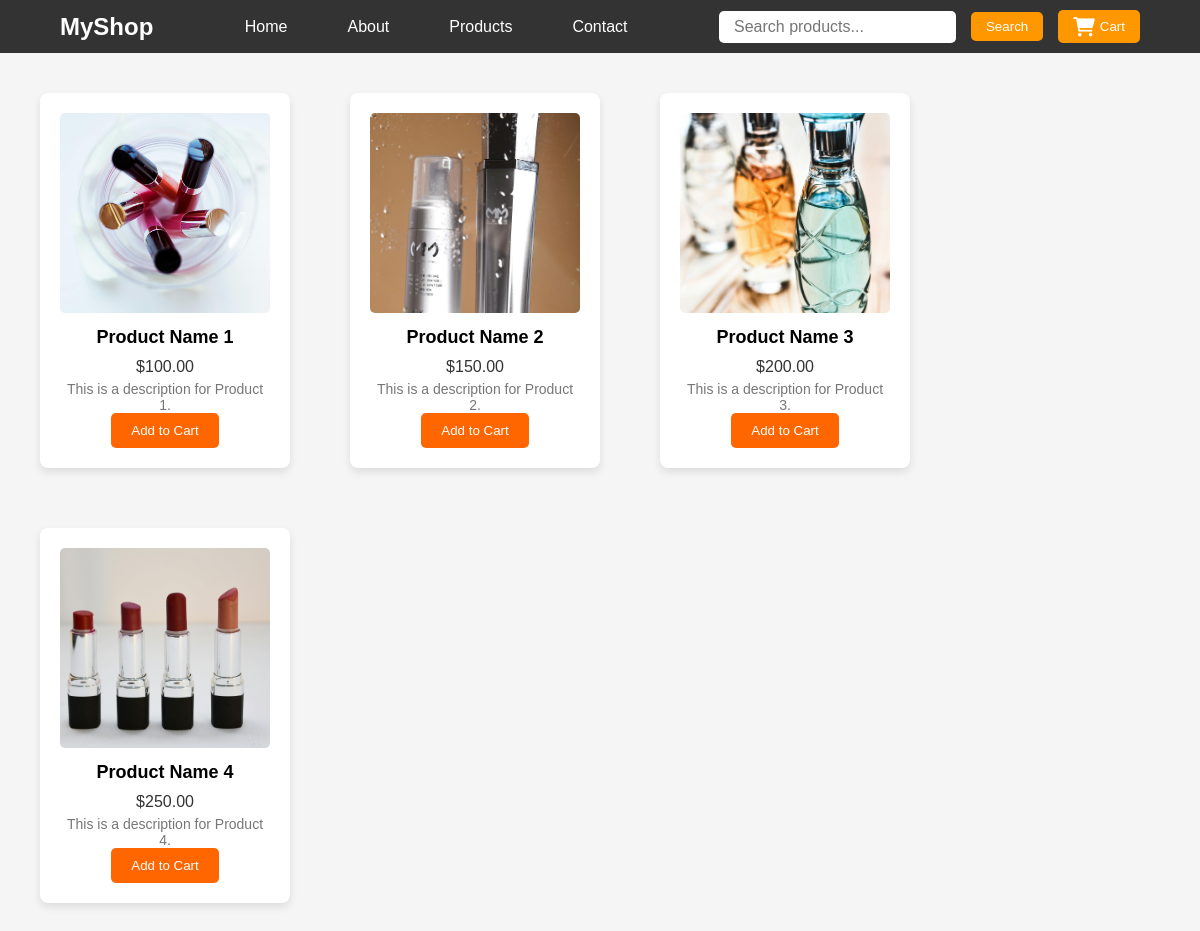
The page / on the database its author committed.
### tables this page shows
CREATE TABLE `products` (
  `product_id` int(11) NOT NULL,
  `product_pic` varchar(255) NOT NULL,
  `product_name` varchar(100) NOT NULL,
  `price` decimal(10,2) NOT NULL,
  `description` text NOT NULL
);

### index.php (the view, shortened to what this page needs)
<!DOCTYPE html>
<html lang="en">
<head>
  <link rel="stylesheet" href="styles.css">
  <link rel="stylesheet" href="https://cdnjs.cloudflare.com/ajax/libs/font-awesome/6.0.0-beta3/css/all.min.css">
</head>
<body>
   <nav class="navbar">
        <div class="navbar-container">
            <div class="navbar-logo">
                <a href="#">MyShop</a>
            </div>
            <ul class="navbar-menu">
                <li><a href="#">Home</a></li>
                <li><a href="#">About</a></li>
                <li><a href="#">Products</a></li>
                <li><a href="#">Contact</a></li>
            </ul>
            <div class="navbar-search-cart">
                <input type="text" class="search-bar" placeholder="Search products...">
                <button class="search-btn">Search</button>
                <button id="view-cart" class="cart-btn">
                    <i class="fa fa-shopping-cart"></i> Cart
                </button>
            </div>
        </div>
    </nav>
  <div class="product-container">
    <?php
      $conn = new mysqli('localhost', 'root', '', 'products_db');
      $sql = "SELECT product_id, product_pic, product_name, price, description FROM products";
      $result = $conn->query($sql);
      if ($result->num_rows > 0) {
          while($row = $result->fetch_assoc()) {
              echo '<div class="product-card">';
              echo '<img src="' . $row['product_pic'] . '" alt="Product Image" class="product-image">';
              echo '<h3 class="product-name">' . $row['product_name'] . '</h3>';
              echo '<p class="product-price">$' . $row['price'] . '</p>';
              echo '<p class="product-description">' . $row['description'] . '</p>';
              echo '<button class="add-to-cart" data-id="' . $row['product_id'] . '" data-name="' . $row['product_name'] . '" data-price="' . $row['price'] . '">Add to Cart</button>';
              echo '</div>';
          }
      } else {
          echo 'No products found.';
      }
    ?>
  </div>
</body>
</html>

### styles.css (style rules this page uses)
body { font-family: 'Arial', sans-serif; margin: 0; padding: 0; background-color: #f5f5f5; }
* { margin: 0; padding: 0; box-sizing: border-box; }
.navbar { background-color: #333; color: white; padding: 10px 0; font-family: Arial, sans-serif; }
.navbar-container { display: flex; justify-content: space-between; align-items: center; width: 90%; margin: 0 auto; }
.navbar-logo a { color: #fff; font-size: 1.5rem; font-weight: bold; text-decoration: none; }
.navbar-menu { list-style: none; display: flex; gap: 20px; }
.navbar-menu li { display: inline-block; }
.navbar-menu a { color: white; text-decoration: none; padding: 10px 20px; font-size: 1rem; transition: background-color 0.3s ease; }
.navbar-search-cart { display: flex; align-items: center; gap: 15px; }
.search-bar { padding: 7px 15px; font-size: 1rem; border: none; border-radius: 5px; }
.search-btn { padding: 7px 15px; background-color: #ff9800; color: white; border: none; border-radius: 5px; cursor: pointer; transition: background-color 0.3s ease; }
.cart-btn { padding: 7px 15px; background-color: #ff9800; color: white; border: none; border-radius: 5px; cursor: pointer; display: flex; align-items: center; gap: 5px; transition: background-color 0.3s ease; }
.cart-btn i { font-size: 1.2rem; }
.product-container { display: flex; flex-wrap: wrap; gap: 20px; padding: 20px; }
.product-card { background-color: white; border-radius: 8px; box-shadow: 0 4px 8px rgba(0, 0, 0, 0.1); width: calc(25% - 40px); margin: 20px; padding: 20px; text-align: center; transition: transform 0.3s, box-shadow 0.3s; }
.product-image { width: 100%; height: 200px; object-fit: cover; border-radius: 5px; }
.product-name { font-size: 18px; margin: 10px 0; }
.product-price { font-size: 16px; color: #333; margin: 5px 0; }
.product-description { font-size: 14px; color: #777; }
.add-to-cart { background-color: #ff6600; color: white; border: none; padding: 10px 20px; border-radius: 5px; cursor: pointer; transition: background-color 0.3s; }

### rows shown on the page
products: product_pic (picture), product_name "Product Name 1", price "100.00", description "This is a description for Product 1."
products: product_pic (picture), product_name "Product Name 2", price "150.00", description "This is a description for Product 2."
products: product_pic (picture), product_name "Product Name 3", price "200.00", description "This is a description for Product 3."
products: product_pic (picture), product_name "Product Name 4", price "250.00", description "This is a description for Product 4."
